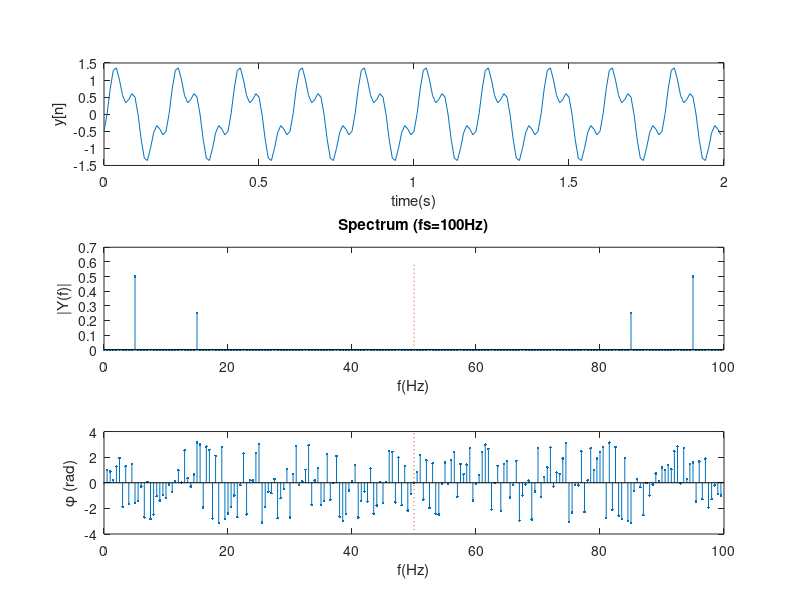
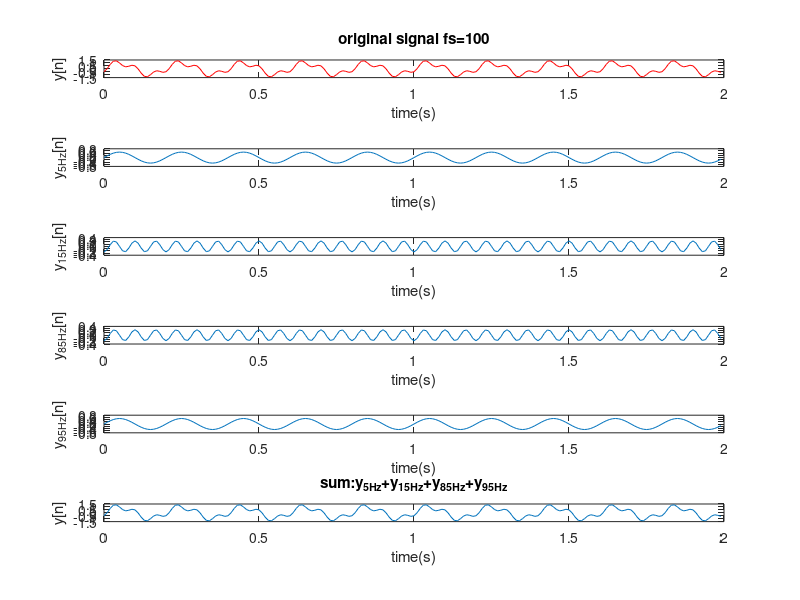
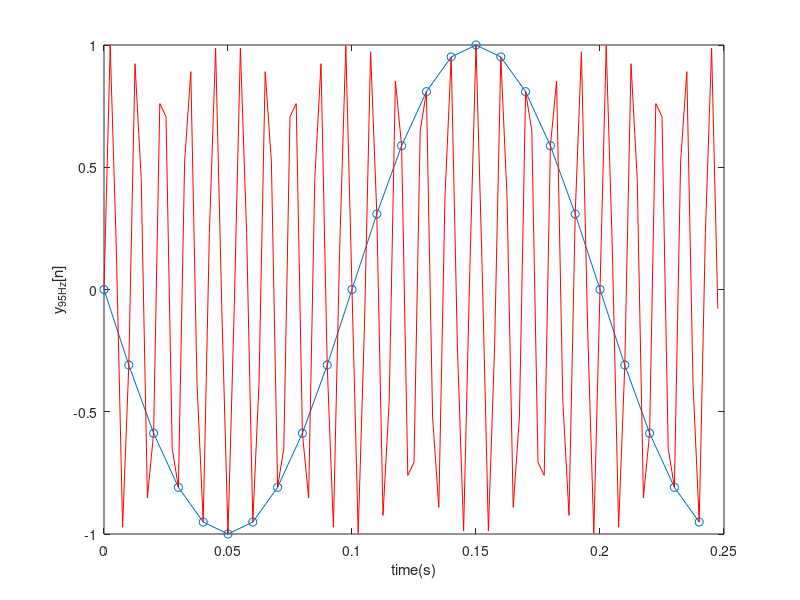
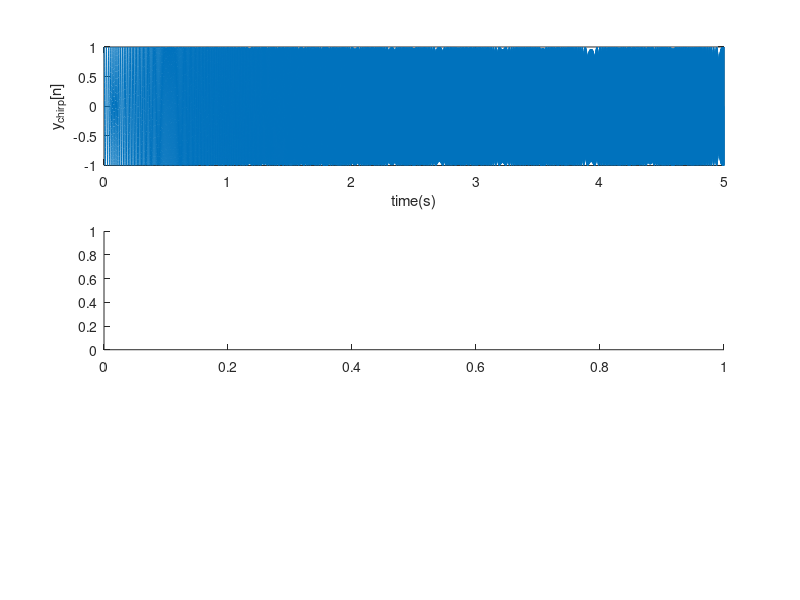

Write the MATLAB code that produced these figures, in order. (Note: this script raises an error after producing the figures.)
clear all
close all
clc

fs=100;

f1=5;
f2=15;
A1=1;
A2=0.5;
fi1=0;
fi2=-pi/2;

T=2;
t=linspace(0,T-1/fs,fs*T);

y=A1*sin(2*pi*f1*t+fi1)+A2*sin(2*pi*f2*t+fi2);

%% Spektrum

N=length(y);
Y=(1/N)*fft(y);

% Frekvenční osa:
% k∈〈0,N-1〉→fk∈〈0,fs-fs/N〉
F=linspace(0,fs-fs/N,N);

figure('Name','Spectrum','NumberTitle','off');

subplot(311);
plot(t,y);
xlabel('time(s)'); ylabel('y[n]');

subplot(312);
stem(F, abs(Y), '.');
title('Spectrum (fs=100Hz)'); xlabel('f(Hz)'); ylabel('|Y(f)|');
hold on;
plot([fs/2 fs/2], [0 0.6], ':');

subplot(313);
stem(F, angle(Y), '.');
xlabel('f(Hz)'); ylabel('\phi (rad)');
hold on;
plot([fs/2 fs/2], [-4 4], ':');

k=find(abs(Y)>1e-6);
F(k);

y1=real(Y(k(1))*exp(1i*2*pi*F(k(1))*t));
y2=real(Y(k(2))*exp(1i*2*pi*F(k(2))*t));
y3=real(Y(k(3))*exp(1i*2*pi*F(k(3))*t));
y4=real(Y(k(4))*exp(1i*2*pi*F(k(4))*t));

figure('Name','Time course','NumberTitle','off');

subplot(611);
plot(t,y, ' r');
title('original signal fs=100'); xlabel('time(s)'); ylabel('y[n]');

subplot(612);
plot(t,y1);
xlabel('time(s)'); ylabel('y_{5Hz}[n]');

subplot(613);
plot(t,y2);
xlabel('time(s)'); ylabel('y_{15Hz}[n]');

subplot(614);
plot(t,y3);
xlabel('time(s)'); ylabel('y_{85Hz}[n]');

subplot(615);
plot(t,y4);
xlabel('time(s)'); ylabel('y_{95Hz}[n]');

subplot(616);
plot(t,(y1+y2+y3+y4));
title('sum:y_{5Hz}+y_{15Hz}+y_{85Hz}+y_{95Hz}');
xlabel('time(s)'); ylabel('y[n]');

disp('Proč komponenta 5Hz a 95 Hz (respektive 15 Hz a 85 Hz) vypadají stejně?');
disp('Jelikož fs/2 = 50Hz a je to převrácené');

%% aliasing preparation

fs100=100;
f0=95;

T=0.25;
t100=linspace(0,T-1/fs100,T*fs100);

y100=sin(2*pi*f0*t100);

figure('Name', 'Aliasing Preparation', 'NumberTitle', 'off');

plot(t100,y100,'-o');
xlabel('time(s)');ylabel('y_{95Hz}[n]');
hold on;
disp('Jaká je frekvence vzniklého signálu?');
disp('Nastavená: 95 HzOdečtená zgrafu(f0=T0-1): 5Hz');

fs_ok=400;
t_ok=linspace(0, T-1/fs_ok,T*fs_ok);
y_ok=sin(2*pi*f0*t_ok);

plot(t_ok,y_ok,'r');

disp('Nastavená: 95 HzOdečtená zgrafu(f0=T0-1): 91Hz');

%% aliasing

fs=3e3;
T=5;

t=linspace(0,T-1/fs,T*fs);

ch=chirp(t,50,T,750);
sound(ch,fs);
pause(T);

figure('Name', 'Aliasing', 'NumberTitle', 'off');

subplot(311)
plot(t,ch)
xlabel('time(s)');ylabel('y_{chirp}[n]');

subplot(312)
spectrogram(ch,0.1*fs,0.*fs/2,[],fs,'yaxis');

subplot(313)
ch_new=ch(1:3:end);
fs_new=fs/3;
spectrogram(ch_new,0.1*fs_new,0.*fs_new/2,[],fs_new,'yaxis');
ylim([0 fs/2])

sound(ch_new,fs_new);

%% filtrace ve spektru

ecg=load('ecg_hum_fs500Hz.txt');
fs=500;

N=length(ecg);
S=(1/N)*fft(ecg);
F=linspace(0,fs-fs/N,N);
T=N/fs;
t=linspace(0,T - 1/fs,T * fs);

f = figure('Name', 'Filtr', 'NumberTitle', 'off', 'Position', [0 0 1920 1080]);

subplot(321);
plot(t,ecg);
xlabel('time(s)'); ylabel('ECG(mV)'); title('ECG');

subplot(323);
stem(F, abs(S), '.');
xlabel('f(Hz)'); ylabel('|S(f)|'); title('Absolute spectrum(mV)');

subplot(325);
plot(F, 20*log10(abs(S)), '-');
xlabel('f(Hz)'); ylabel('|S_{dB}(f)|'); title('Absolute spectrum(dB)');

f50=50:50:fs;
for m=1:length(f50)
    idx=find( F>=m*50-1 & F<=m*50+1);
    S(idx)=0;
end

subplot(322);
stem(F, abs(S), '.r');
xlabel('f(Hz)');ylabel('|S(f)|');title('Absolute spectrum(mV) - attenuated n x 50hz');

subplot(324);
plot(F, 20*log10(abs(S)), '-r');
xlabel('f(Hz)'); ylabel('|S_{dB}(f)|'); title('Absolute spectrum(dB) - attenuated n x 50hz');

subplot(326);
ecg_f=real(N*ifft(S));
plot(t,ecg_f,'r');
xlabel('time(s)');ylabel('ECG_{ifft}(mV)'); title('reconstructed ECG by the IFFT');